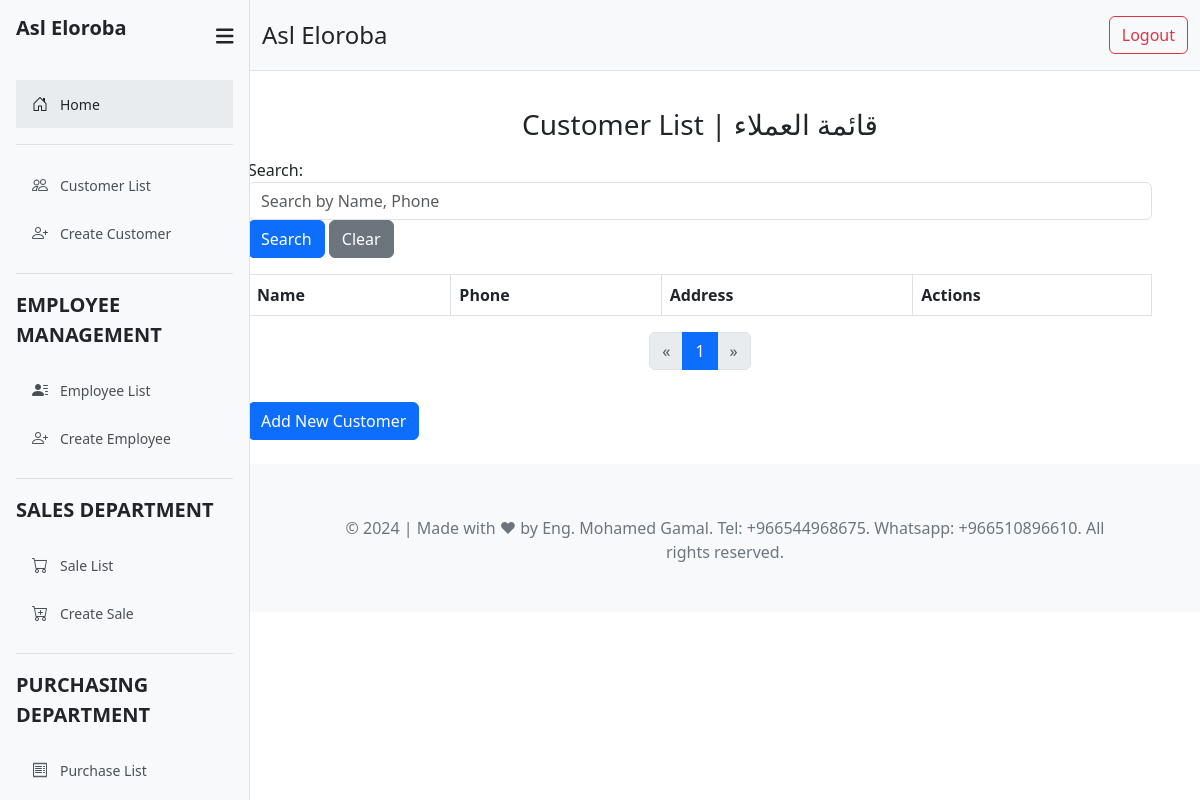
Before: /customer_list/ (signed in) with the older database file.
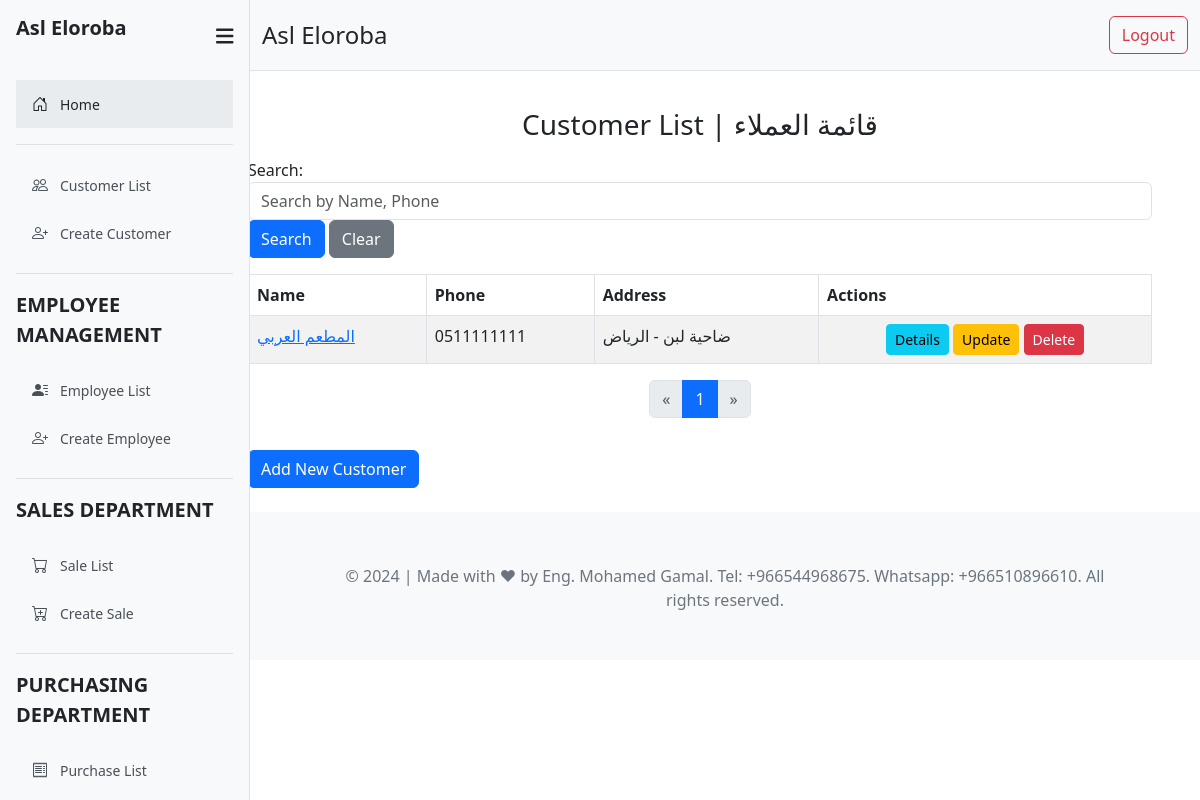
After: the same page with the newer database file.
### sales/models.py (models this page shows, shortened)
class Customer(models.Model):
    name        = models.CharField(max_length=100)
    address     = models.TextField()
    phone       = models.CharField(max_length=15)
    photo       = models.ImageField(upload_to="customer/", blank=True, null=True)
    date        = models.DateField(auto_now_add=True)
    total_customers = models.PositiveIntegerField(default=0, editable=False)
    class Meta:
        verbose_name = '02 customer'
        verbose_name_plural = '02 customers'

### sales/views.py (the view)
# urls.py: path('customer_list/', views.customer_list, name='customer_list'),
@login_required
def customer_list(request):
    customers = Customer.objects.all()
    search_form = customersearchForm(request.GET)
    if search_form.is_valid():
        search_query = search_form.cleaned_data.get('search_query')
        if search_query:
            customers = customers.filter(
                Q(name__iexact=search_query) | Q(phone__iexact=search_query)
            )
    paginator = Paginator(customers, 10)
    page_number = request.GET.get('page')
    page_obj = paginator.get_page(page_number)
    context = {
        'customers': customers,
        'page_obj': page_obj,
        'search_form': search_form,
    }
    return render(request, 'sales/customer_list.html', context)

### sales/forms.py
class customersearchForm(forms.Form):
    search_query = forms.CharField(
        label='Search',
        required=False,
        max_length=100,
        widget=forms.TextInput(attrs={
            'placeholder': 'Search by Name, Phone',
            'class': 'form-control',
        })
    )
    phone = forms.ModelChoiceField(
        queryset=Customer.objects.all(),
        label='Phone',
        required=False,
        widget=forms.Select(attrs={
            'class': 'form-control',
        })
    )

### templates/sales/customer_list.html (shortened to what this page needs)
{% extends 'parts/base.html' %}
{% load crispy_forms_tags %}
{% block content %}
    <div class="card-header text-center pt-4 mb-3">
        <h3>Customer List | قائمة العملاء</h3>
    </div>
    <form method="get" class="form-inline mb-3">
        <div class="form-group mr-2">
            {{ search_form.search_query.label_tag }}
            {{ search_form.search_query }}
        </div>
        <button type="submit" class="btn btn-primary">Search</button>
        <a href="{% url 'customer_list' %}" class="btn btn-secondary ml-2">Clear</a>
    </form>
    <table class="table table-striped table-bordered table-hover">
        <thead>
            <tr>
                <th scope="col">Name</th>
                <th scope="col">Phone</th>
                <th scope="col">Address</th>
                <th scope="col">Actions</th>
            </tr>
        </thead>
        <tbody>
            {% for customer in customers %}
            <tr>
                <td><a href="{% url 'customer_details' customer.pk %}">{{ customer.name }}</a></td>
                <td>{{ customer.phone }}</td>
                <td>{{ customer.address }}</td>
                <td class="text-center">
                    <a href="{% url 'customer_details' customer.pk %}" class="btn btn-sm btn-info">Details</a>
                    <a href="{% url 'update_customer' customer.pk %}" class="btn btn-sm btn-warning">Update</a>
                    <a href="{% url 'delete_customer' customer.pk %}" class="btn btn-sm btn-danger"
                       onclick="return confirm('Are you sure you want to delete this customer?');">Delete</a>
                </td>
            </tr>
            {% endfor %}
        </tbody>
    </table>
    <div class="d-flex justify-content-center">
        <nav aria-label="Page navigation">
            <ul class="pagination">
                {% if page_obj.has_previous %}
                    <li class="page-item"><a class="page-link" href="?page={{ page_obj.previous_page_number }}">&laquo;</a></li>
                {% else %}
                    <li class="page-item disabled"><span class="page-link">&laquo;</span></li>
                {% endif %}
                {% for num in page_obj.paginator.page_range %}
                    {% if page_obj.number == num %}
                        <li class="page-item active"><span class="page-link">{{ num }}</span></li>
                    {% elif num > page_obj.number|add:'-3' and num < page_obj.number|add:'3' %}
                        <li class="page-item"><a class="page-link" href="?page={{ num }}">{{ num }}</a></li>
                    {% endif %}
                {% endfor %}
                {% if page_obj.has_next %}
                    <li class="page-item"><a class="page-link" href="?page={{ page_obj.next_page_number }}">&raquo;</a></li>
                {% else %}
                    <li class="page-item disabled"><span class="page-link">&raquo;</span></li>
                {% endif %}
            </ul>
        </nav>
    </div>
    <a href="{% url 'register_customer' %}" class="btn btn-primary mt-3">Add New Customer</a>
{% endblock %}

Changed rows visible on the page:
added Customer: name "المطعم العربي", phone "0511111111", address "ضاحية لبن - الرياض"
